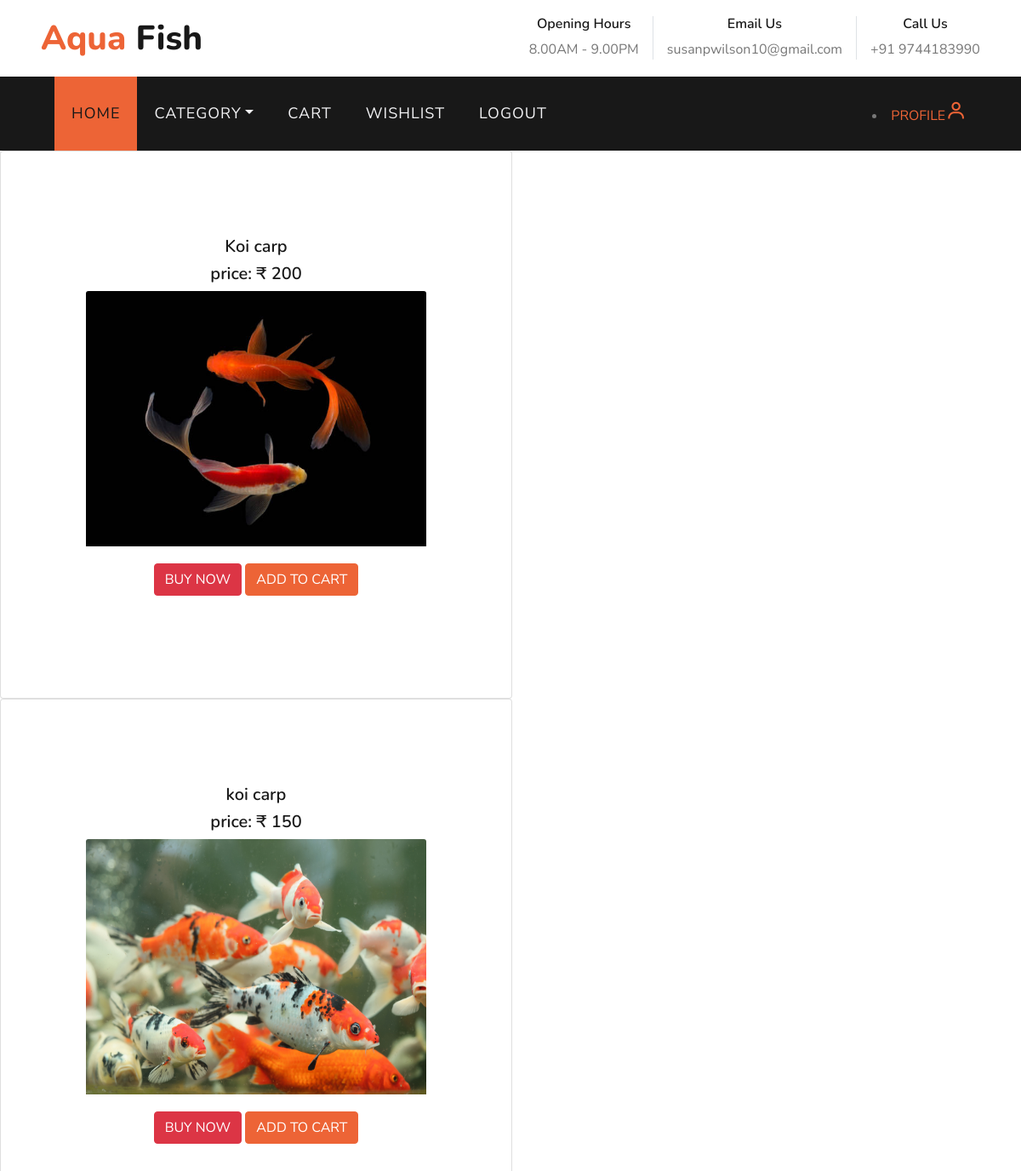
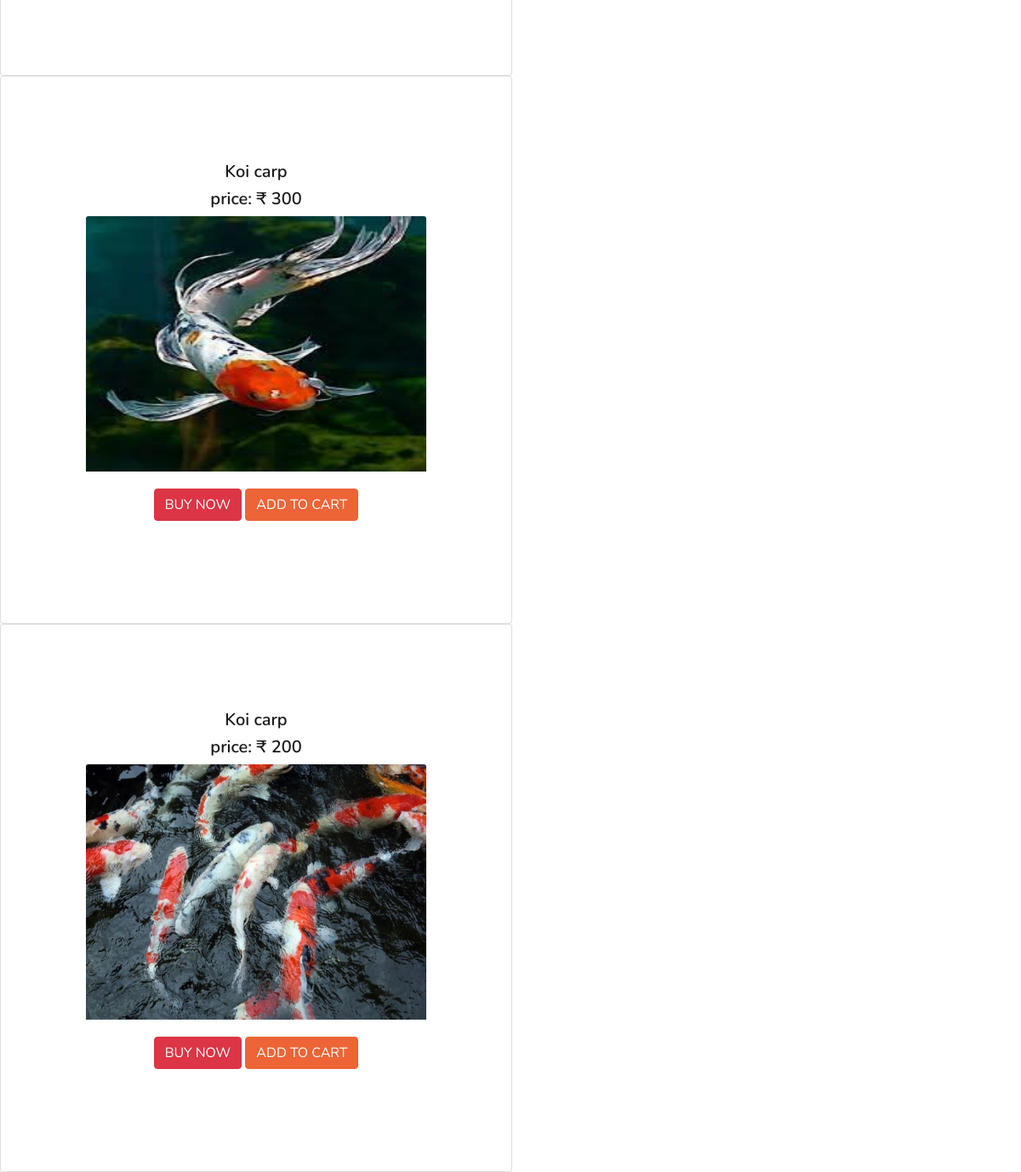
/koicarp, run on the app's committed database (2 pictures, top to bottom).
### myapps/models.py (models this page shows)
class fish(models.Model):
    fishname=models.CharField(max_length=20)
    fprice=models.IntegerField()
    fstock=models.IntegerField(default=1)
    fimage=models.FileField()
    description=models.CharField(max_length=100)
    category=models.CharField(max_length=20)

### myapps/views.py (the view)
# urls.py: path('koicarp',views.koicarp),
def koicarp(a):
    data=fish.objects.filter(category='KOI CARP')
    return render(a,'koicarp.html',{'data':data})

### template/koicarp.html (shortened to what this page needs)
<!DOCTYPE html>
<html lang="en">
<head>
    {% load static %}
     <link href='https://unpkg.com/boxicons@2.1.4/css/boxicons.min.css' rel='stylesheet'>
    <link href="https://cdnjs.cloudflare.com/ajax/libs/font-awesome/5.10.0/css/all.min.css" rel="stylesheet">
    <link href="{% static 'lib/flaticon/font/flaticon.css' %}" rel="stylesheet">
    <link href="{% static 'lib/owlcarousel/assets/owl.carousel.min.css' %}" rel="stylesheet">
    <link href="{% static 'lib/tempusdominus/css/tempusdominus-bootstrap-4.min.css' %}" rel="stylesheet" />
    <link href="{% static 'css/halo.css' %}" rel="stylesheet">
</head>
<body>
        <div class="row py-3 px-lg-5">
            <div class="col-lg-4">
                <a href="" class="navbar-brand d-none d-lg-block">
                    <h1 class="m-0 display-5 text-capitalize"><span class="text-primary">Aqua </span>Fish</h1>
                </a>
            </div>
            <div class="col-lg-8 text-center text-lg-right">
                <div class="d-inline-flex align-items-center">
                    <div class="d-inline-flex flex-column text-center pr-3 border-right">
                        <h6>Opening Hours</h6>
                        <p class="m-0">8.00AM - 9.00PM</p>
                    </div>
                    <div class="d-inline-flex flex-column text-center px-3 border-right">
                        <h6>Email Us</h6>
                        <p class="m-0">susanpwilson10@gmail.com</p>
                    </div>
                    <div class="d-inline-flex flex-column text-center pl-3">
                        <h6>Call Us</h6>
                        <p class="m-0">+91 9744183990</p>
                    </div>
                </div>
            </div>
        </div>
    <div class="container-fluid p-0">
        <nav class="navbar navbar-expand-lg bg-dark navbar-dark py-3 py-lg-0 px-lg-5">
            <div class="collapse navbar-collapse justify-content-between px-3" id="navbarCollapse">
                <div class="navbar-nav mr-auto py-0">
                    <a href="userhome" class="nav-item active nav-link">HOME</a>
                    <div class="nav-item dropdown">
                        <a href="#" class="nav-link dropdown-toggle" data-toggle="dropdown">CATEGORY</a>
                    </div>
                     <a href="displaycart" class="nav-item nav-link">CART</a>
                    <a href="displaywishlist" class="nav-item nav-link">WISHLIST</a>
                     <a href="logout" class="nav-item nav-link">LOGOUT</a>
                </div>
                <li><a href="profile">PROFILE<i class='bx bx-user like bx-sm'></i></a></li>
            </div>
        </nav>
    </div>
{% for i in data %}
<div class="card" style="display:inline-block;padding:100px;">
                   <h5 align="center"  class="card-tittle">{{i.fishname}}</h5>
          <h5 align="center"  class="card-tittle">   price: ₹ {{i.fprice}}</h5>
              <a href="description/{{i.pk}}" ><img class="card-img-top" src="{{i.fimage.url}}" style="width:400px;height:300px;"></a>
            <div class="card-body">
                {% if i in list %}
          <div align="center">
            <a class="btn btn-danger"href="details/{{i.pk}}">BUY now</a>
              <a class="btn btn-danger" href="displaycart">GO TO CART</a></div>
            {% else %}
          <div align="center">
           <a class="btn btn-danger"href="details/{{i.pk}}">BUY NOW</a>
              <a class="btn btn-primary" href="cart/{{i.pk}}">ADD TO CART</a></div>
{% endif %}
            </div>
        </div>
      {% endfor %}
</body>
</html>

### data on the page
fish: fishname "Koi carp", fprice "200", fimage (picture)
fish: fishname "koi carp", fprice "150", fimage (picture)
fish: fishname "Koi carp", fprice "300", fimage (picture)
fish: fishname "Koi carp", fprice "200", fimage (picture)
